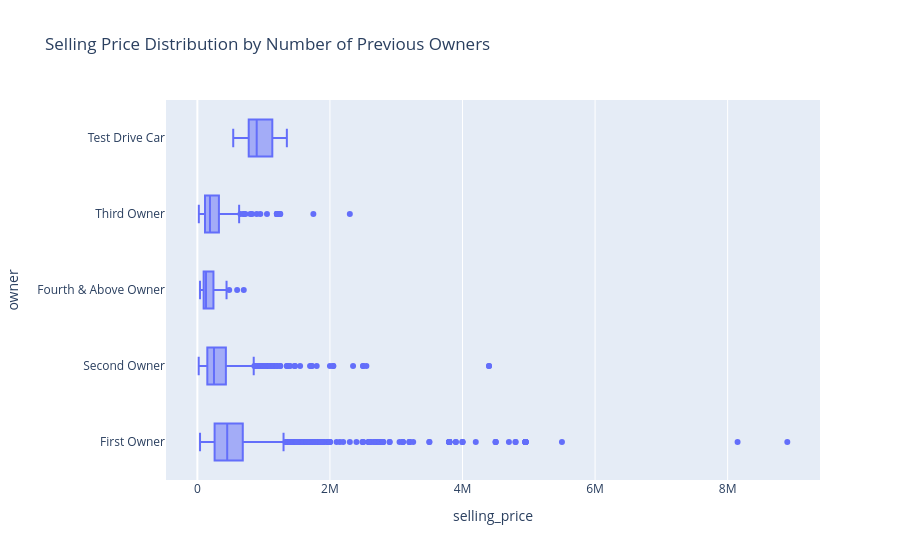

Source (notebook cell):
### Markdown cell above
---

### 🎯 Exercise 4: Selling price distribution by number of previous owners

#### 👇 Tasks

- ✔️ Draw horizontal box plots of `selling_price` by `owner`.
- ✔️ Store your figure to a variable named `fig`.
- ✔️ Add an appropriate title to your figure.
- ✔️ Display the figure using `fig.show()`

### Code cell
# YOUR CODE BEGINS
fig = px.box(
    df_cars,
    x="selling_price",
    y="owner",
    orientation="h",
    title="Selling Price Distribution by Number of Previous Owners",
)
fig.show()
# YOUR CODE ENDS

### Figure 1 — Plotly figure (JSON) as saved in the notebook; plotly's stock layout.template omitted (floating-point values rounded to 4 significant figures; data arrays with more than 128 entries replaced by an {"elided": "..."} marker saying what was removed)
{"data": [{"alignmentgroup": "True", "hovertemplate": "selling_price=%{x}<br>owner=%{y}<extra></extra>", "legendgroup": "", "marker": {"color": "#636efa"}, "name": "", "notched": false, "offsetgroup": "", "orientation": "h", "showlegend": false, "type": "box", "x": {"elided": "4340 int values"}, "x0": " ", "xaxis": "x", "y": {"elided": "4340 str values"}, "y0": " ", "yaxis": "y"}], "layout": {"boxmode": "group", "legend": {"tracegroupgap": 0}, "title": {"text": "Selling Price Distribution by Number of Previous Owners"}, "xaxis": {"anchor": "y", "domain": [0, 1], "title": {"text": "selling_price"}}, "yaxis": {"anchor": "x", "domain": [0, 1], "title": {"text": "owner"}}}}
